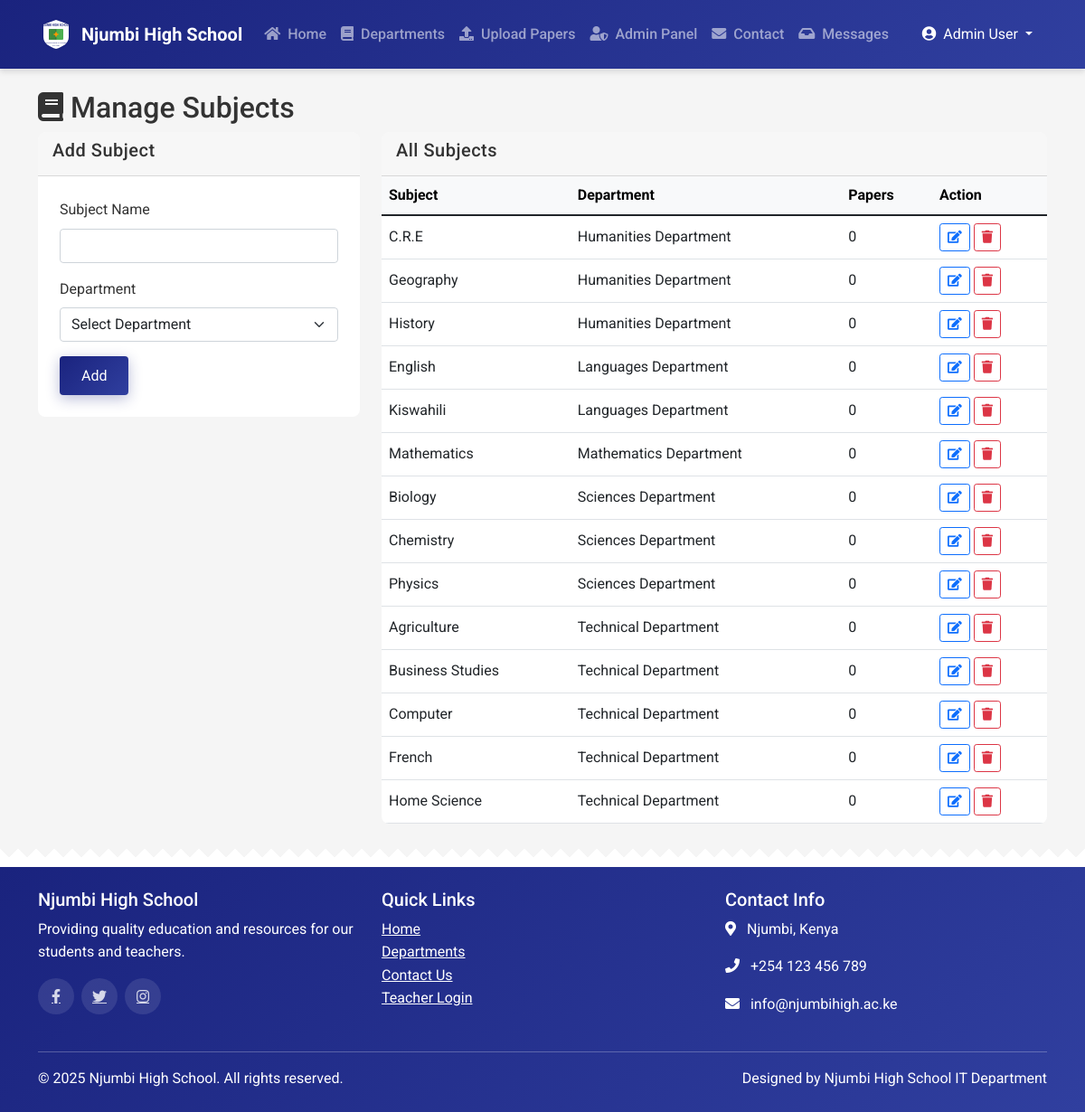
The app's page /admin/subjects.php (signed in) with its own data.
### tables this page shows
CREATE TABLE IF NOT EXISTS subjects (
    id INT AUTO_INCREMENT PRIMARY KEY,
    department_id INT NOT NULL,
    name VARCHAR(100) NOT NULL,
    description TEXT,
    created_at TIMESTAMP DEFAULT CURRENT_TIMESTAMP,
    FOREIGN KEY (department_id) REFERENCES departments(id) ON DELETE CASCADE
);

CREATE TABLE IF NOT EXISTS departments (
    id INT AUTO_INCREMENT PRIMARY KEY,
    name VARCHAR(100) NOT NULL,
    description TEXT,
    created_at TIMESTAMP DEFAULT CURRENT_TIMESTAMP
);

### admin/subjects.php (the view, shortened to what this page needs)
<?php
$conn = getDbConnection();
$editSubject = null;
$subSql = 'SELECT s.id, s.name, d.name AS dept_name,
                  (SELECT COUNT(*) FROM papers WHERE subject_id=s.id) AS paper_count
           FROM subjects s JOIN departments d ON s.department_id=d.id
           ORDER BY d.name, s.name';
$subs = $conn->query($subSql)->fetch_all(MYSQLI_ASSOC);
include_once 'includes/header.php';
?>
<div class="container mt-4">
    <h2><i class="fas fa-book"></i> Manage Subjects</h2>
    <div class="row">
        <div class="col-md-4">
            <div class="card mb-4">
                <div class="card-header">
                    <h5><?= $editSubject ? 'Edit Subject' : 'Add Subject' ?></h5>
                </div>
                <div class="card-body">
                    <form method="post" action="subjects.php">
                        <div class="mb-3">
                            <label class="form-label">Subject Name</label>
                            <input type="text" name="subject_name" class="form-control" value="<?= htmlspecialchars($editSubject['name'] ?? '') ?>" required>
                        </div>
                        <div class="mb-3">
                            <label class="form-label">Department</label>
                            <select name="department_id" class="form-select" required>
                                <option value="">Select Department</option>
                            </select>
                        </div>
                        <button type="submit" class="btn btn-primary"><?= $editSubject ? 'Update' : 'Add' ?></button>
                    </form>
                </div>
            </div>
        </div>
        <div class="col-md-8">
            <div class="card">
                <div class="card-header">
                    <h5>All Subjects</h5>
                </div>
                <div class="table-responsive">
                    <table class="table table-hover align-middle mb-0">
                        <thead class="table-light">
                            <tr>
                                <th>Subject</th>
                                <th>Department</th>
                                <th>Papers</th>
                                <th>Action</th>
                            </tr>
                        </thead>
                        <tbody>
                            <?php if (empty($subs)): ?>
                                <tr><td colspan="4" class="text-center">No subjects found.</td></tr>
                            <?php else: foreach ($subs as $s): ?>
                                <tr>
                                    <td><?= htmlspecialchars($s['name']) ?></td>
                                    <td><?= htmlspecialchars($s['dept_name']) ?></td>
                                    <td><?= $s['paper_count'] ?></td>
                                    <td>
                                        <a href="subjects.php?action=edit&id=<?= $s['id'] ?>" class="btn btn-sm btn-outline-primary"><i class="fas fa-edit"></i></a>
                                        <form method="post" action="subjects.php" class="d-inline" onsubmit="return confirm('Delete this subject?');">
                                            <button type="submit" class="btn btn-sm btn-outline-danger"><i class="fas fa-trash"></i></button>
                                        </form>
                                    </td>
                                </tr>
                            <?php endforeach; endif; ?>
                        </tbody>
                    </table>
                </div>
            </div>
        </div>
    </div>
</div>
<?php include 'includes/footer.php'; ?>

### assets/css/style.css (style rules this page uses)
:root { --primary-color: #1a237e; --secondary-color: #4caf50; --accent-color: #ff9800; --light-color: #f5f5f5; --dark-color: #333; --gray-color: #757575; --border-radius: 8px; --box-shadow: 0 4px 6px rgba(0, 0, 0, 0.1); --transition-speed: 0.3s; --gradient-primary: linear-gradient(135deg, #1a237e 0%, #303f9f 100%); --gradient-secondary: linear-gradient(135deg, #4caf50 0%, #2e7d32 100%); }
body { font-family: 'Roboto', sans-serif; color: var(--dark-color); background-color: var(--light-color); line-height: 1.6; background-image: linear-gradient(to bottom, rgba(245, 245, 245, 0.8) 0%, rgba(245, 245, 245, 0.9) 100%); background-attachment: fixed; }
.card { transition: transform var(--transition-speed) ease, box-shadow var(--transition-speed) ease; border-radius: var(--border-radius); border: none; overflow: hidden; }
.card-header { font-weight: 600; letter-spacing: 0.5px; }
.card-body { padding: 1.5rem; }
.btn-primary { background: var(--gradient-primary); border: none; box-shadow: 0 4px 15px rgba(26, 35, 126, 0.3); padding: 0.6rem 1.5rem; transition: all var(--transition-speed) ease; position: relative; overflow: hidden; z-index: 1; }
.btn-primary::after { content: ''; position: absolute; bottom: 0; left: 0; width: 100%; height: 100%; background-color: rgba(0, 0, 0, 0.1); z-index: -1; transform: scaleY(0); transform-origin: bottom; transition: transform var(--transition-speed) ease; }

### records on screen
subjects: name "C.R.E", department.name "Humanities Department", paper_count "0"
subjects: name "Geography", department.name "Humanities Department", paper_count "0"
subjects: name "History", department.name "Humanities Department", paper_count "0"
subjects: name "English", department.name "Languages Department", paper_count "0"
subjects: name "Kiswahili", department.name "Languages Department", paper_count "0"
subjects: name "Mathematics", department.name "Mathematics Department", paper_count "0"
subjects: name "Biology", department.name "Sciences Department", paper_count "0"
subjects: name "Chemistry", department.name "Sciences Department", paper_count "0"
subjects: name "Physics", department.name "Sciences Department", paper_count "0"
subjects: name "Agriculture", department.name "Technical Department", paper_count "0"
subjects: name "Business Studies", department.name "Technical Department", paper_count "0"
subjects: name "Computer", department.name "Technical Department", paper_count "0"
subjects: name "French", department.name "Technical Department", paper_count "0"
subjects: name "Home Science", department.name "Technical Department", paper_count "0"

### other values on screen
$userName "Admin User"
